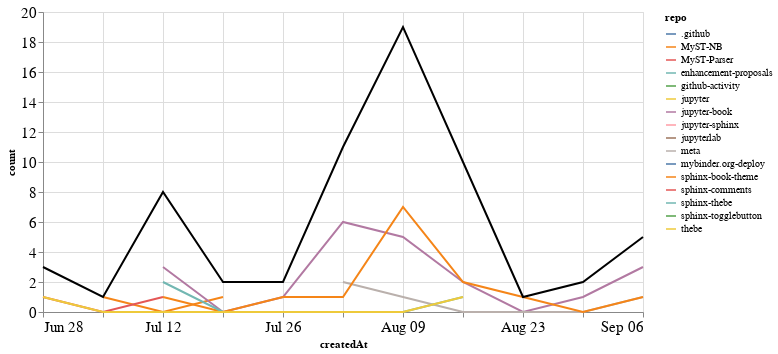

The cell this chart's notebook holds for it:
### Markdown cell above
## PRs

### Code cell
prs_time = prs.groupby('repo').resample('W', on='createdAt').count()['author'].reset_index()
prs_time = prs_time.rename(columns={'author': 'count'})
prs_time_total = prs_time.groupby('createdAt').agg({"count": "sum"}).reset_index()

ch1 = alt.Chart(prs_time, width=600).mark_line().encode(
    x='createdAt',
    y='count',
    color='repo',
    tooltip="repo"
)

ch2 = alt.Chart(prs_time_total, width=600).mark_line(color="black").encode(
    x='createdAt',
    y='count',
)

ch1 + ch2

### Figure 1 — Vega-Lite specification as saved in the notebook (floating-point values rounded to 4 significant figures)
{"config": {"axisLeft": {"labelFontSize": 15}, "axisBottom": {"labelFontSize": 15}}, "layer": [{"data": {"name": "data-26421a7716ae5a5447d1826ef12f43a3"}, "mark": "line", "encoding": {"color": {"type": "nominal", "field": "repo"}, "tooltip": {"type": "nominal", "field": "repo"}, "x": {"type": "temporal", "field": "createdAt"}, "y": {"type": "quantitative", "field": "count"}}, "width": 600}, {"data": {"name": "data-0f35ecc975e7c16e283e8d483744179f"}, "mark": {"type": "line", "color": "black"}, "encoding": {"x": {"type": "temporal", "field": "createdAt"}, "y": {"type": "quantitative", "field": "count"}}, "width": 600}], "$schema": "https://vega.github.io/schema/vega-lite/v4.8.1.json", "datasets": {"data-26421a7716ae5a5447d1826ef12f43a3": [{"repo": ".github", "createdAt": "2020-08-02T00:00:00", "count": 2}, {"repo": "MyST-NB", "createdAt": "2020-07-05T00:00:00", "count": 1}, {"repo": "MyST-NB", "createdAt": "2020-07-12T00:00:00", "count": 0}, {"repo": "MyST-NB", "createdAt": "2020-07-19T00:00:00", "count": 1}, {"repo": "MyST-Parser", "createdAt": "2020-06-28T00:00:00", "count": 1}, {"repo": "MyST-Parser", "createdAt": "2020-07-05T00:00:00", "count": 0}, {"repo": "MyST-Parser", "createdAt": "2020-07-12T00:00:00", "count": 1}, {"repo": "enhancement-proposals", "createdAt": "2020-08-30T00:00:00", "count": 1}, {"repo": "github-activity", "createdAt": "2020-08-09T00:00:00", "count": 2}, {"repo": "jupyter", "createdAt": "2020-07-12T00:00:00", "count": 1}, {"repo": "jupyter-book", "createdAt": "2020-07-12T00:00:00", "count": 3}, {"repo": "jupyter-book", "createdAt": "2020-07-19T00:00:00", "count": 0}, {"repo": "jupyter-book", "createdAt": "2020-07-26T00:00:00", "count": 1}, {"repo": "jupyter-book", "createdAt": "2020-08-02T00:00:00", "count": 6}, {"repo": "jupyter-book", "createdAt": "2020-08-09T00:00:00", "count": 5}, {"repo": "jupyter-book", "createdAt": "2020-08-16T00:00:00", "count": 2}, {"repo": "jupyter-book", "createdAt": "2020-08-23T00:00:00", "count": 0}, {"repo": "jupyter-book", "createdAt": "2020-08-30T00:00:00", "count": 1}, {"repo": "jupyter-book", "createdAt": "2020-09-06T00:00:00", "count": 3}, {"repo": "jupyter-sphinx", "createdAt": "2020-06-28T00:00:00", "count": 1}, {"repo": "jupyterlab", "createdAt": "2020-08-09T00:00:00", "count": 1}, {"repo": "meta", "createdAt": "2020-08-02T00:00:00", "count": 2}, {"repo": "meta", "createdAt": "2020-08-09T00:00:00", "count": 1}, {"repo": "meta", "createdAt": "2020-08-16T00:00:00", "count": 0}, {"repo": "meta", "createdAt": "2020-08-23T00:00:00", "count": 0}, {"repo": "meta", "createdAt": "2020-08-30T00:00:00", "count": 0}, {"repo": "meta", "createdAt": "2020-09-06T00:00:00", "count": 1}, {"repo": "mybinder.org-deploy", "createdAt": "2020-07-19T00:00:00", "count": 1}, {"repo": "sphinx-book-theme", "createdAt": "2020-07-12T00:00:00", "count": 1}, {"repo": "sphinx-book-theme", "createdAt": "2020-07-19T00:00:00", "count": 0}, {"repo": "sphinx-book-theme", "createdAt": "2020-07-26T00:00:00", "count": 1}, {"repo": "sphinx-book-theme", "createdAt": "2020-08-02T00:00:00", "count": 1}, {"repo": "sphinx-book-theme", "createdAt": "2020-08-09T00:00:00", "count": 7}, {"repo": "sphinx-book-theme", "createdAt": "2020-08-16T00:00:00", "count": 2}, {"repo": "sphinx-book-theme", "createdAt": "2020-08-23T00:00:00", "count": 1}, {"repo": "sphinx-book-theme", "createdAt": "2020-08-30T00:00:00", "count": 0}, {"repo": "sphinx-book-theme", "createdAt": "2020-09-06T00:00:00", "count": 1}, {"repo": "sphinx-comments", "createdAt": "2020-08-16T00:00:00", "count": 4}, {"repo": "sphinx-thebe", "createdAt": "2020-07-12T00:00:00", "count": 2}, {"repo": "sphinx-thebe", "createdAt": "2020-07-19T00:00:00", "count": 0}, {"repo": "sphinx-thebe", "createdAt": "2020-07-26T00:00:00", "count": 0}, {"repo": "sphinx-thebe", "createdAt": "2020-08-02T00:00:00", "count": 0}, {"repo": "sphinx-thebe", "createdAt": "2020-08-09T00:00:00", "count": 0}, {"repo": "sphinx-thebe", "createdAt": "2020-08-16T00:00:00", "count": 1}, {"repo": "sphinx-togglebutton", "createdAt": "2020-08-09T00:00:00", "count": 3}, {"repo": "thebe", "createdAt": "2020-06-28T00:00:00", "count": 1}, {"repo": "thebe", "createdAt": "2020-07-05T00:00:00", "count": 0}, {"repo": "thebe", "createdAt": "2020-07-12T00:00:00", "count": 0}, {"repo": "thebe", "createdAt": "2020-07-19T00:00:00", "count": 0}, {"repo": "thebe", "createdAt": "2020-07-26T00:00:00", "count": 0}, {"repo": "thebe", "createdAt": "2020-08-02T00:00:00", "count": 0}, {"repo": "thebe", "createdAt": "2020-08-09T00:00:00", "count": 0}, {"repo": "thebe", "createdAt": "2020-08-16T00:00:00", "count": 1}], "data-0f35ecc975e7c16e283e8d483744179f": [{"createdAt": "2020-06-28T00:00:00", "count": 3}, {"createdAt": "2020-07-05T00:00:00", "count": 1}, {"createdAt": "2020-07-12T00:00:00", "count": 8}, {"createdAt": "2020-07-19T00:00:00", "count": 2}, {"createdAt": "2020-07-26T00:00:00", "count": 2}, {"createdAt": "2020-08-02T00:00:00", "count": 11}, {"createdAt": "2020-08-09T00:00:00", "count": 19}, {"createdAt": "2020-08-16T00:00:00", "count": 10}, {"createdAt": "2020-08-23T00:00:00", "count": 1}, {"createdAt": "2020-08-30T00:00:00", "count": 2}, {"createdAt": "2020-09-06T00:00:00", "count": 5}]}}
